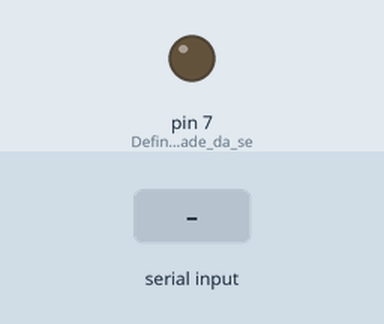
This sketch was run on a simulated Arduino Uno, built with avr-gcc and run on an emulated ATmega328P. On the bench: output pins drawn as LEDs (lit = HIGH). The test bench sets the inputs (shaded band).

Above: at 1.2 s.
1.3 s: "l" received over Serial
At 2.1 s:
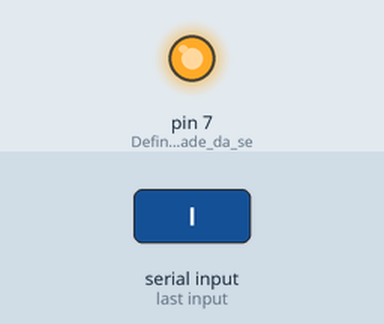
2.8 s: "d" received over Serial
At 3.2 s:
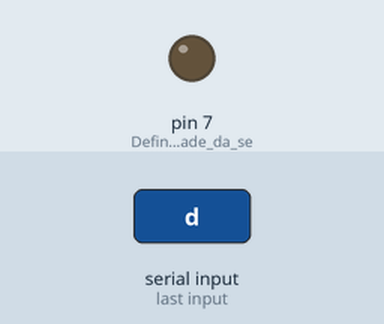
Timing chart, 0 to 5.8 s (numbered marks = the images above; inputs shaded):
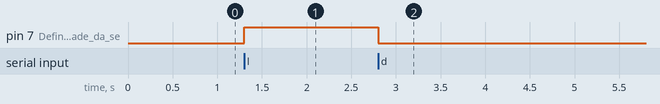

Measured:
- after the input at 1.3 s, pin 7 (Define_a_velocidade_da_se): LOW → HIGH at once
- after the input at 2.8 s, pin 7 (Define_a_velocidade_da_se): HIGH → LOW at once

The sketch:

controlaLedPelaSerial.ino
```cpp
void setup() {
  Serial.begin(9600); // Define a velocidade da serial
  pinMode(7,OUTPUT);  // Define a velocidade da serial
}

void loop() {
  if (Serial.available() > 0){            // Se tiver algo para ler na serial

     char numeroNaSerial = Serial.read(); // Cria uma variável do tipo caractere que recebe o que estiver na serial

     if (numeroNaSerial == 'l'){          // Se tiver 1
         digitalWrite(7,HIGH);            // Ligue a saida 7
     }

     if (numeroNaSerial == 'd'){          // Se tiver 0
         digitalWrite(7,LOW);             // Desligue a saida 7
     }
  }
}
```
